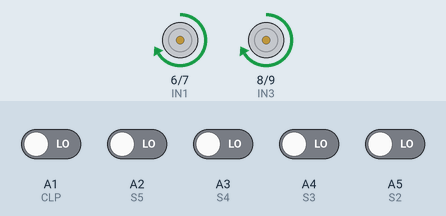
This sketch was run on a simulated Arduino Nano, built with avr-gcc and run on an emulated ATmega328P. Shown: motor-driver pin pairs drawn as motors (green arrow = first pin HIGH = forward, orange = second pin HIGH = backward, longer = more drive, scaled by the enable pin). The inputs (shaded band) are chosen by the test bench; at power-on: A1 (CLP), A2 (S5), A3 (S4), A4 (S3), A5 (S2) LOW.

Above: at 1.2 s.
1.3 s: A1 (CLP) driven HIGH
At 2.5 s:
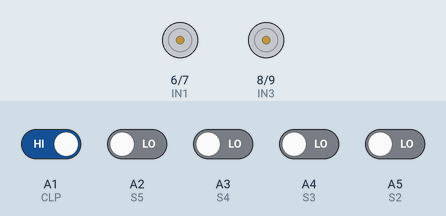
2.8 s: A1 (CLP) driven LOW
At 3.8 s:
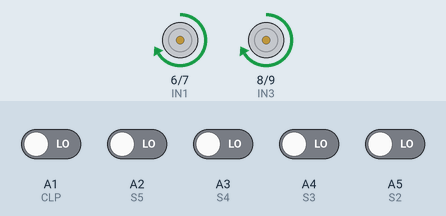
Timing chart, 0 to 5.8 s (numbered marks = the images above; inputs shaded):
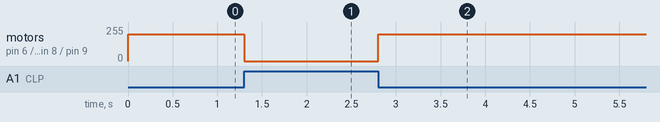

The sketch:

Reto.ino
```cpp
// -- PINOS DA PONTE H ------------
#define ENA 10 // MOTOR A
#define IN1 6 // DIREÇÃO MOTOR A
#define IN2 7 //
#define IN3 8 // DIREÇÃO MOTOR B
#define IN4 9 //
#define ENB 11 // MOTOR B

// -- PINOS DA MATRIZ -------------
#define NEAR A0
#define CLP A1
#define S5 A2
#define S4 A3
#define S3 A4
#define S2 A5
#define S1 A6

int sensor[5] = {0, 0, 0, 0, 0};
int error, previousError, P, I, D, rightInitSpeed = 120, leftInitSpeed = 140;

double PIDvalue;

float Kp = 0.5;
float Ki = 1.9;
float Kd = 0;

void setup(){
  pinMode(S1, INPUT);
  pinMode(S2, INPUT);
  pinMode(S3, INPUT);
  pinMode(S4, INPUT);
  pinMode(S5, INPUT);
  pinMode(IN1, OUTPUT);
  pinMode(IN2, OUTPUT);
  pinMode(IN3, OUTPUT);
  pinMode(IN4, OUTPUT);
  pinMode(ENA, OUTPUT);
  pinMode(ENB, OUTPUT);

  Serial.begin(9600);

}

void loop(){
  readSensors();

  analogWrite(ENA, 200); // Ambos motores ligam na mesma velocidade
  analogWrite(ENB, 200);


if (digitalRead(CLP)) {

  digitalWrite(IN1, LOW);
  digitalWrite(IN3, LOW);

  }

else {
  digitalWrite(IN1, HIGH);
  digitalWrite(IN3, HIGH);

  }

}

void readSensors(){
  sensor[0] = digitalRead(S1);
  sensor[1] = digitalRead(S2);
  sensor[2] = digitalRead(S3);
  sensor[3] = digitalRead(S4);
  sensor[4] = digitalRead(S5);


  if((sensor[0] == HIGH) && (sensor[1] == LOW) && (sensor[2] == LOW) && (sensor[3] == LOW) && (sensor[4] == LOW)){
    error = -4;
  }else if((sensor[0] == HIGH) && (sensor[1] == HIGH) && (sensor[2] == LOW) && (sensor[3] == LOW) && (sensor[4] == LOW)){
    error = -3;
  }else if((sensor[0] == LOW) && (sensor[1] == HIGH) && (sensor[2] == LOW) && (sensor[3] == LOW) && (sensor[4] == LOW)){
    error = -2;
  }else if((sensor[0] == LOW) && (sensor[1] == HIGH) && (sensor[2] == HIGH) && (sensor[3] == LOW) && (sensor[4] == LOW)){
    error = -1;
  }else if((sensor[0] == LOW) && (sensor[1] == LOW) && (sensor[2] == HIGH) && (sensor[3] == LOW) && (sensor[4] == LOW)){
    error = 0;
  }else if((sensor[0] == LOW) && (sensor[1] == LOW) && (sensor[2] == HIGH) && (sensor[3] == HIGH) && (sensor[4] == LOW)){
    error = 1;
  }else if((sensor[0] == LOW) && (sensor[1] == LOW) && (sensor[2] == LOW) && (sensor[3] == HIGH) && (sensor[4] == LOW)){
    error = 2;
  }else if((sensor[0] == LOW) && (sensor[1] == LOW) && (sensor[2] == LOW) && (sensor[3] == HIGH) && (sensor[4] == HIGH)){
    error = 3;
  }else if((sensor[0] == LOW) && (sensor[1] == LOW) && (sensor[2] == LOW) && (sensor[3] == LOW) && (sensor[4] == HIGH)){
    error = 4;
  }else if((sensor[0] == LOW) && (sensor[1] == LOW) && (sensor[2] == LOW) && (sensor[3] == LOW) && (sensor[4] == LOW)){
    error = 0;
  }
}
```

Measured:
- after the input at 1.3 s, motor on pin 6 (IN1) / pin 7 (IN2), motor on pin 8 (IN3) / pin 9 (IN4): forward 200/255 → stopped at once
- after the input at 2.8 s, motor on pin 6 (IN1) / pin 7 (IN2), motor on pin 8 (IN3) / pin 9 (IN4): stopped → forward 200/255 at once
